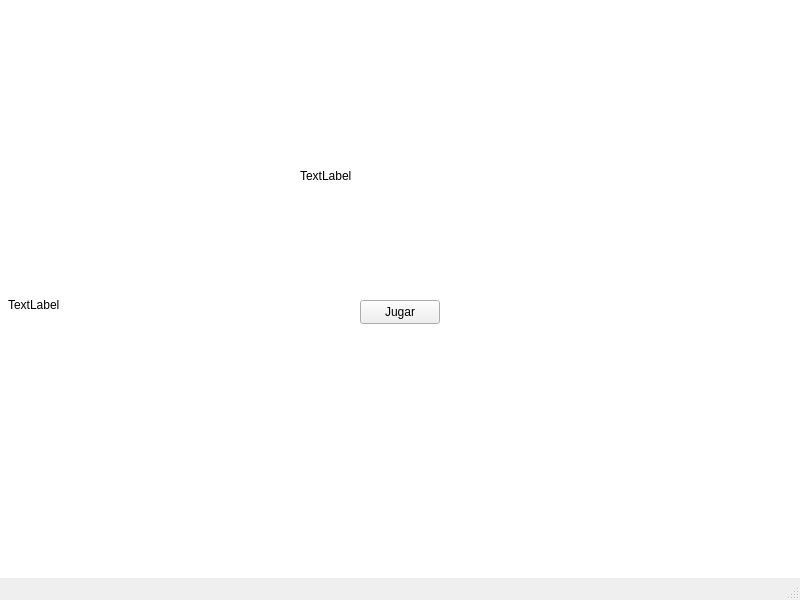
<?xml version="1.0" encoding="UTF-8"?>
<ui version="4.0">
 <class>MainWindow</class>
 <widget class="QMainWindow" name="MainWindow">
  <property name="geometry">
   <rect>
    <x>0</x>
    <y>0</y>
    <width>800</width>
    <height>600</height>
   </rect>
  </property>
  <property name="maximumSize">
   <size>
    <width>800</width>
    <height>600</height>
   </size>
  </property>
  <property name="windowTitle">
   <string>MainWindow</string>
  </property>
  <widget class="QWidget" name="centralwidget">
   <widget class="QGraphicsView" name="graphicsView">
    <property name="geometry">
     <rect>
      <x>-21</x>
      <y>-20</y>
      <width>831</width>
      <height>621</height>
     </rect>
    </property>
   </widget>
   <widget class="QPushButton" name="jugarButton">
    <property name="geometry">
     <rect>
      <x>360</x>
      <y>300</y>
      <width>80</width>
      <height>24</height>
     </rect>
    </property>
    <property name="text">
     <string>Jugar</string>
    </property>
   </widget>
   <widget class="QLabel" name="logoLabel">
    <property name="geometry">
     <rect>
      <x>300</x>
      <y>90</y>
      <width>231</width>
      <height>171</height>
     </rect>
    </property>
    <property name="text">
     <string>TextLabel</string>
    </property>
   </widget>
   <widget class="QLabel" name="backgroundLabel">
    <property name="geometry">
     <rect>
      <x>8</x>
      <y>5</y>
      <width>800</width>
      <height>600</height>
     </rect>
    </property>
    <property name="maximumSize">
     <size>
      <width>800</width>
      <height>600</height>
     </size>
    </property>
    <property name="text">
     <string>TextLabel</string>
    </property>
   </widget>
   <zorder>graphicsView</zorder>
   <zorder>backgroundLabel</zorder>
   <zorder>logoLabel</zorder>
   <zorder>jugarButton</zorder>
  </widget>
  <widget class="QMenuBar" name="menubar">
   <property name="geometry">
    <rect>
     <x>0</x>
     <y>0</y>
     <width>800</width>
     <height>21</height>
    </rect>
   </property>
  </widget>
  <widget class="QStatusBar" name="statusbar"/>
 </widget>
 <resources/>
 <connections/>
</ui>
